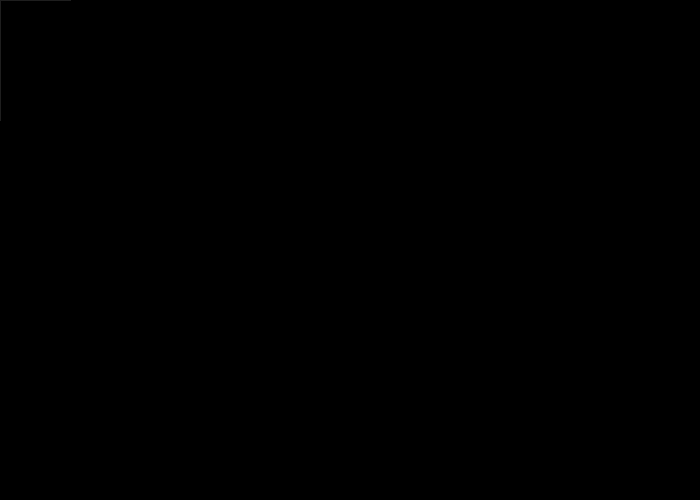
Frame 1 (no input)
Frame 60 (the mouse pressed at the canvas centre just before this capture): identical to frame 1, image omitted
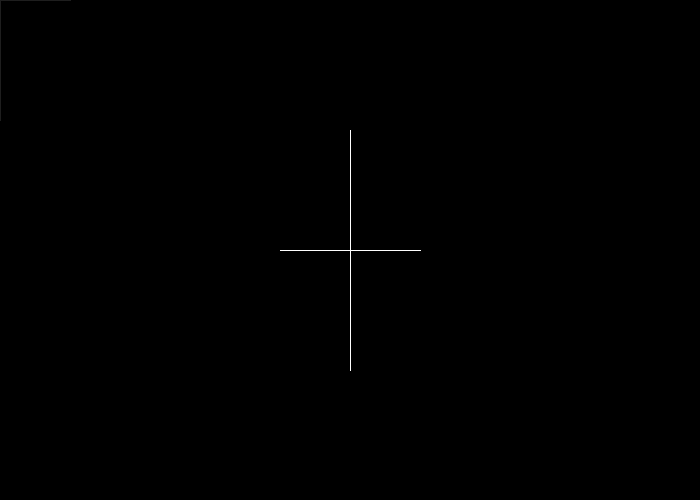
Frame 120 (the mouse held since frame 60 and released just before this capture)

The Processing sketch that drew these frames (run headless with seeded random() and noise(); from frame 60 on, the mouse is pressed at the canvas centre):

// Processing sketch: processing_74208
// ── processing_74208.pde

void setup() {
  size(700, 500);
  noSmooth();
  fill(126);
  background(0);
}
 
 
void draw() {
  if (mousePressed) {
    stroke(255);
  } else {
    stroke(30);
  }
  line(mouseX-70, mouseY, mouseX+70, mouseY);
  line(mouseX, mouseY-120, mouseX, mouseY+120);
}
